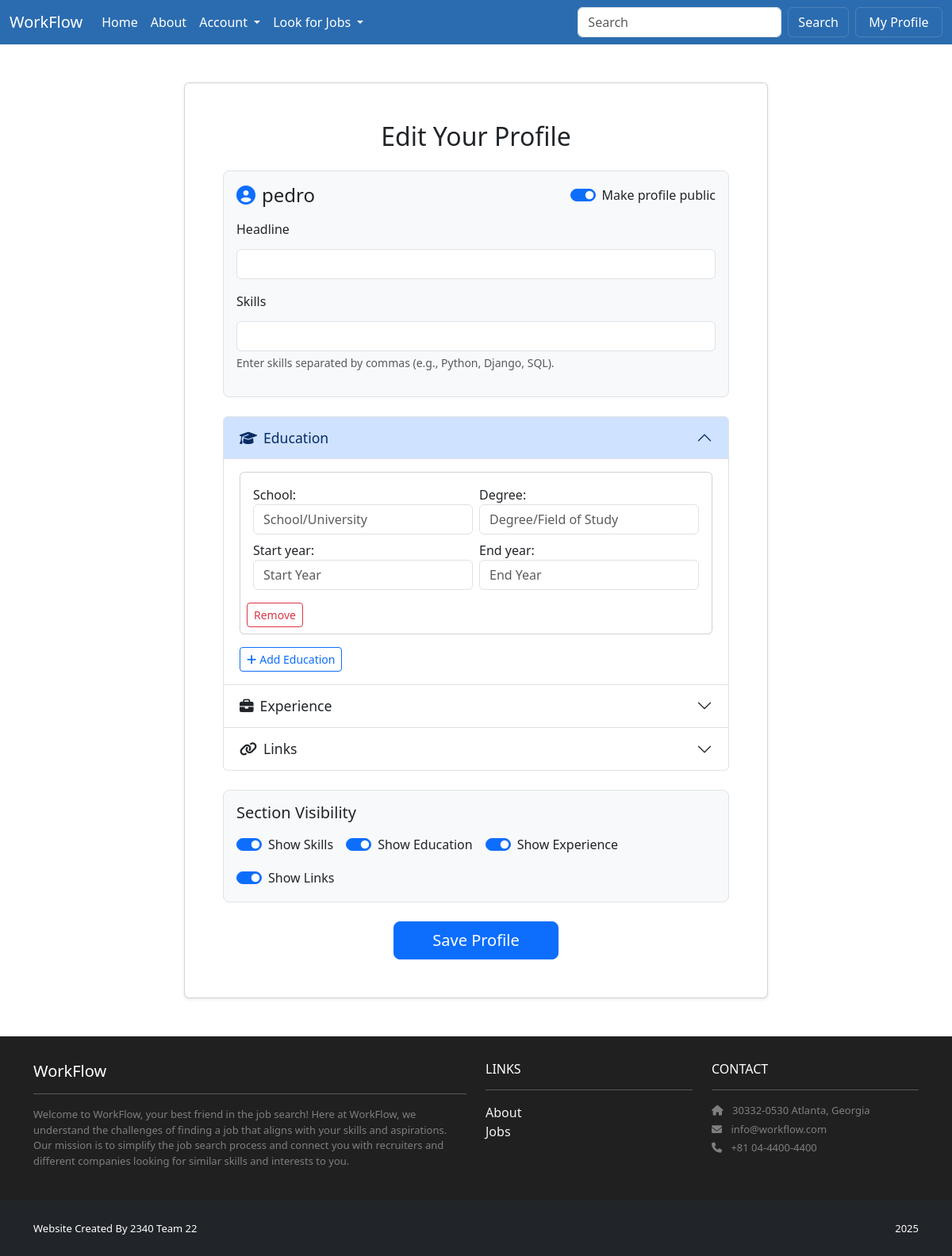
The app's page /profiles/me/edit/ (signed in), older data.
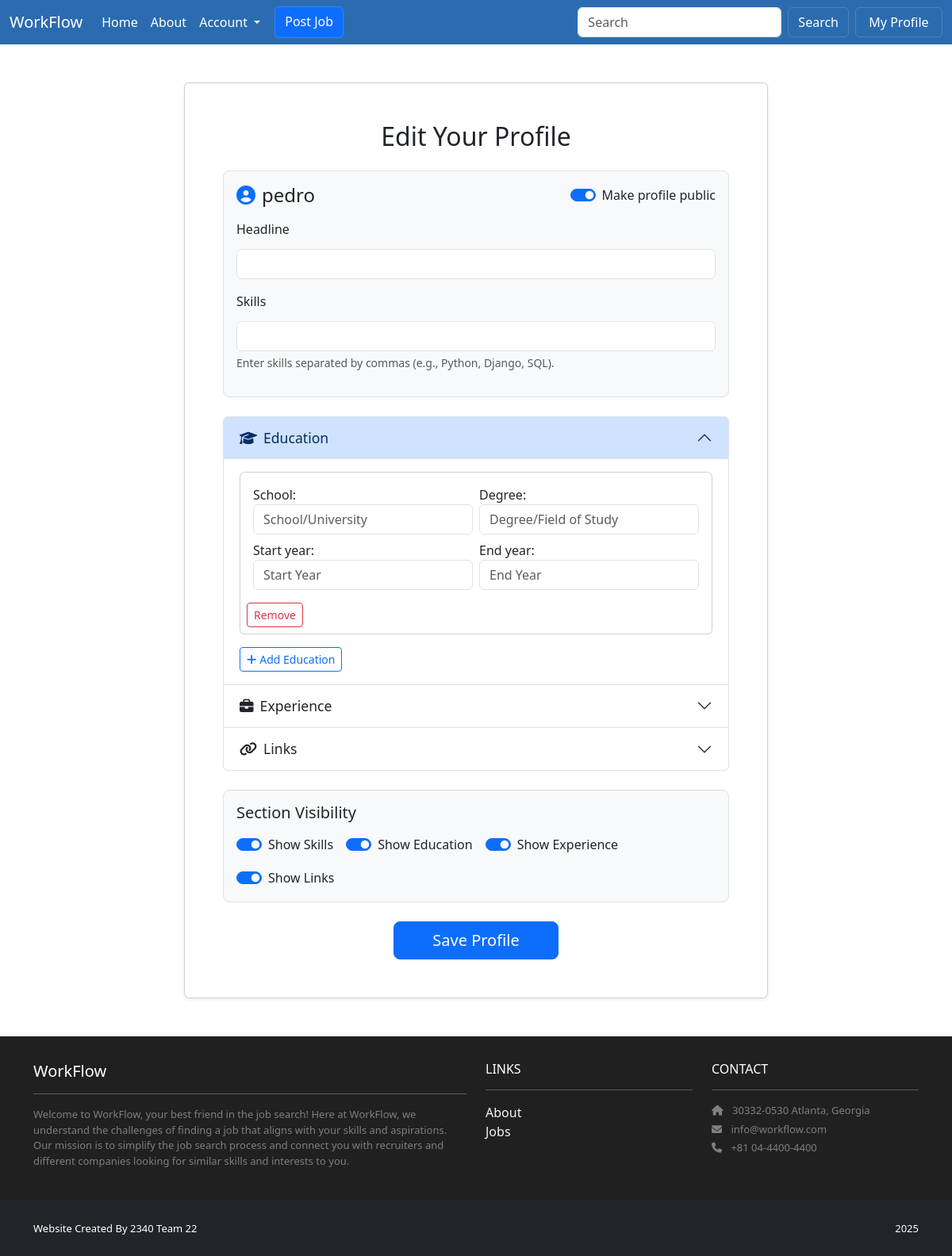
The same page, newer data.
### profiles/views.py (the view)
# urls.py: path('me/edit/', views.profile_edit, name='edit'),
@login_required
def profile_edit(request):
    profile, created = Profile.objects.get_or_create(user=request.user)
    if request.method == 'POST':
        form = ProfileForm(request.POST, instance=profile)
        edu_fs = EducationFormSet(request.POST, instance=profile)
        exp_fs = ExperienceFormSet(request.POST, instance=profile)
        link_fs = LinkFormSet(request.POST, instance=profile)
        if form.is_valid() and edu_fs.is_valid() and exp_fs.is_valid() and link_fs.is_valid():
            form.save()
            edu_fs.save()
            exp_fs.save()
            link_fs.save()
            return redirect('profiles:detail', username=request.user.username)
    else:
        form = ProfileForm(instance=profile)
        edu_fs = EducationFormSet(instance=profile)
        exp_fs = ExperienceFormSet(instance=profile)
        link_fs = LinkFormSet(instance=profile)
    return render(request, 'profiles/profile_form.html', {'form': form, 'edu_fs': edu_fs, 'exp_fs': exp_fs, 'link_fs': link_fs})

### profiles/forms.py
class ProfileForm(forms.ModelForm):
    class Meta:
        model = Profile
        fields = ['headline', 'skills', 'is_public', 'show_skills', 'show_education', 'show_experience', 'show_links']
        widgets = {
            'headline': forms.TextInput(attrs={'class': 'form-control'}),
            'skills': forms.TextInput(attrs={'class': 'form-control'}),
            'is_public': forms.CheckboxInput(attrs={'class': 'form-check-input'}),
            'show_skills': forms.CheckboxInput(attrs={'class': 'form-check-input'}),
            'show_education': forms.CheckboxInput(attrs={'class': 'form-check-input'}),
            'show_experience': forms.CheckboxInput(attrs={'class': 'form-check-input'}),
            'show_links': forms.CheckboxInput(attrs={'class': 'form-check-input'}),
        }

### accounts/models.py (called while the page is built)
    @property
    def is_seeker(self):
        return self.role == self.Roles.SEEKER

    @property
    def is_recruiter(self):
        return self.role == self.Roles.RECRUITER

### profiles/templates/profiles/profile_form.html (shortened to what the changed rows need)
{% extends 'base.html' %}
{% load static %}
{% block content %}
<div class="container my-5">
  <div class="row justify-content-center">
    <div class="col-lg-10 col-xl-8">
      <div class="card shadow-sm">
        <div class="card-body p-4 p-md-5">
          <h2 class="card-title text-center mb-4">Edit Your Profile</h2>
          <form method="post" id="profile-form">
            <div class="accordion" id="profile-formsets">
              <div class="accordion-item">
                <h2 class="accordion-header" id="heading-edu">
                  <button class="accordion-button" type="button" data-bs-toggle="collapse" data-bs-target="#collapse-edu" aria-expanded="true" aria-controls="collapse-edu">
                    <i class="fas fa-graduation-cap me-2"></i>Education
                  </button>
                </h2>
              </div>
              <div class="accordion-item">
                <h2 class="accordion-header" id="heading-exp">
                  <button class="accordion-button collapsed" type="button" data-bs-toggle="collapse" data-bs-target="#collapse-exp" aria-expanded="false" aria-controls="collapse-exp">
                    <i class="fas fa-briefcase me-2"></i>Experience
                  </button>
                </h2>
              </div>
              <div class="accordion-item">
                <h2 class="accordion-header" id="heading-links">
                  <button class="accordion-button collapsed" type="button" data-bs-toggle="collapse" data-bs-target="#collapse-links" aria-expanded="false" aria-controls="collapse-links">
                    <i class="fas fa-link me-2"></i>Links
                  </button>
                </h2>
              </div>
            </div>
          </form>
        </div>
      </div>
    </div>
  </div>
</div>
{% endblock %}

Row changes from the older to the newer data that the page shows:
changed CustomUser "pedro": role "SEEKER" → "RECRUITER" (drawn)
Text that changed along with them:
text no longer shown: "Look for Jobs"
text now shown: "Post Job"
